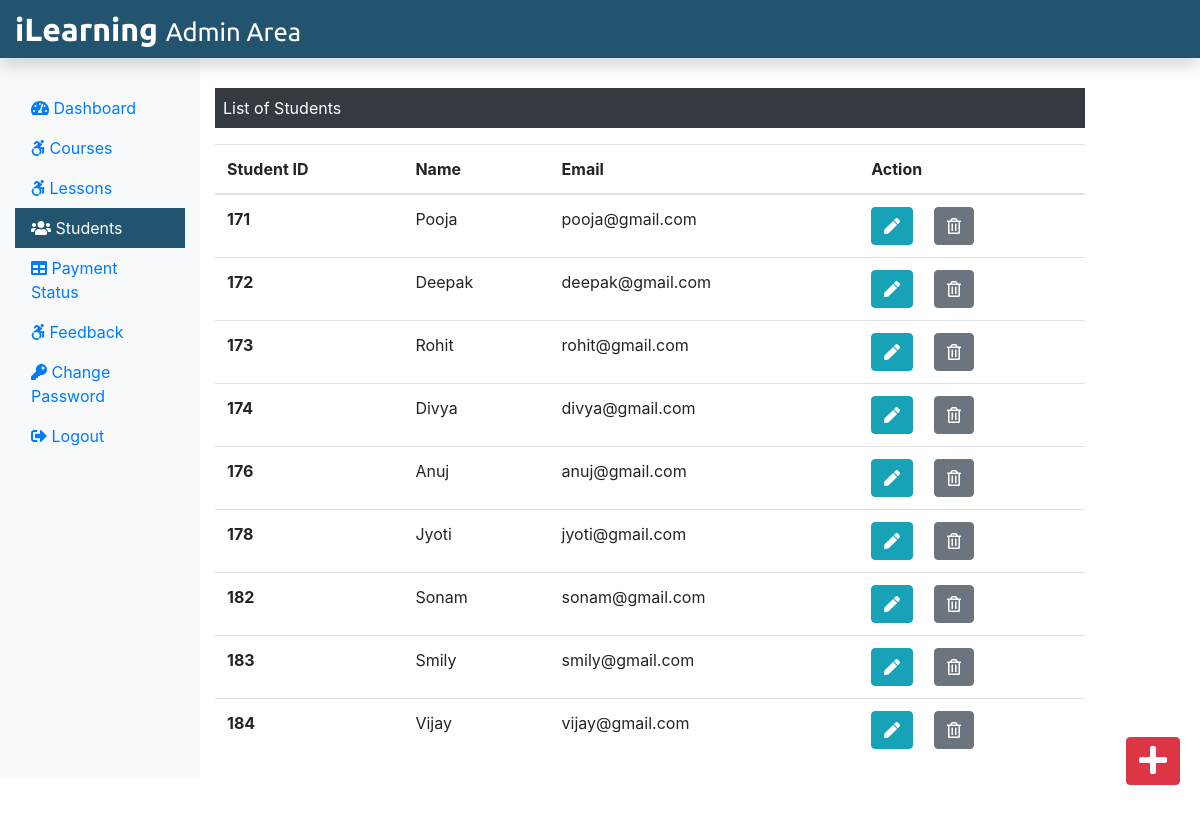
Screenshot of /Admin/students.php (signed in) with the database file from the repository.
### tables this page shows
CREATE TABLE `student` (
  `stu_id` int(11) NOT NULL,
  `stu_name` varchar(255) NOT NULL,
  `stu_email` varchar(255) NOT NULL,
  `stu_pass` varchar(255) NOT NULL,
  `stu_occ` varchar(255) NOT NULL,
  `stu_img` text NOT NULL
);

### Admin/students.php (the view, shortened to what this page needs)
<?php
include('./adminInclude/header.php');
include('../dbConnection.php');
?>
  <div class="col-sm-9 mt-5">
    <p class=" bg-dark text-white p-2">List of Students</p>
    <?php
      $sql = "SELECT * FROM student";
      $result = $conn->query($sql);
      if($result->num_rows > 0){
       echo '<table class="table">
       <thead>
        <tr>
         <th scope="col">Student ID</th>
         <th scope="col">Name</th>
         <th scope="col">Email</th>
         <th scope="col">Action</th>
        </tr>
       </thead>
       <tbody>';
        while($row = $result->fetch_assoc()){
          echo '<tr>';
          echo '<th scope="row">'.$row["stu_id"].'</th>';
          echo '<td>'. $row["stu_name"].'</td>';
          echo '<td>'.$row["stu_email"].'</td>';
          echo '<td><form action="editstudent.php" method="POST" class="d-inline"> <input type="hidden" name="id" value='. $row["stu_id"] .'><button type="submit" class="btn btn-info mr-3" name="view" value="View"><i class="fas fa-pen"></i></button></form>
          <form action="" method="POST" class="d-inline"><input type="hidden" name="id" value='. $row["stu_id"] .'><button type="submit" class="btn btn-secondary" name="delete" value="Delete"><i class="far fa-trash-alt"></i></button></form></td>
         </tr>';
        }
        echo '</tbody>
        </table>';
      } else {
        echo "0 Result";
      }
     ?>
  </div>
 </div>
 <div><a class="btn btn-danger box" href="addnewstudent.php"><i class="fas fa-plus fa-2x"></i></a></div>
</div>
<?php
include('./adminInclude/footer.php');
?>

### css/adminstyle.css (style rules this page uses)
.box { position: fixed; bottom: 10px; right: 20px; margin-bottom: 30px; }

### rows the page displays
student: stu_id "171", stu_name "Pooja", stu_email "pooja@gmail.com"
student: stu_id "172", stu_name "Deepak", stu_email "deepak@gmail.com"
student: stu_id "173", stu_name "Rohit", stu_email "rohit@gmail.com"
student: stu_id "174", stu_name "Divya", stu_email "divya@gmail.com"
student: stu_id "176", stu_name "Anuj", stu_email "anuj@gmail.com"
student: stu_id "178", stu_name "Jyoti", stu_email "jyoti@gmail.com"
student: stu_id "182", stu_name "Sonam", stu_email "sonam@gmail.com"
student: stu_id "183", stu_name "Smily", stu_email "smily@gmail.com"
student: stu_id "184", stu_name "Vijay", stu_email "vijay@gmail.com"
